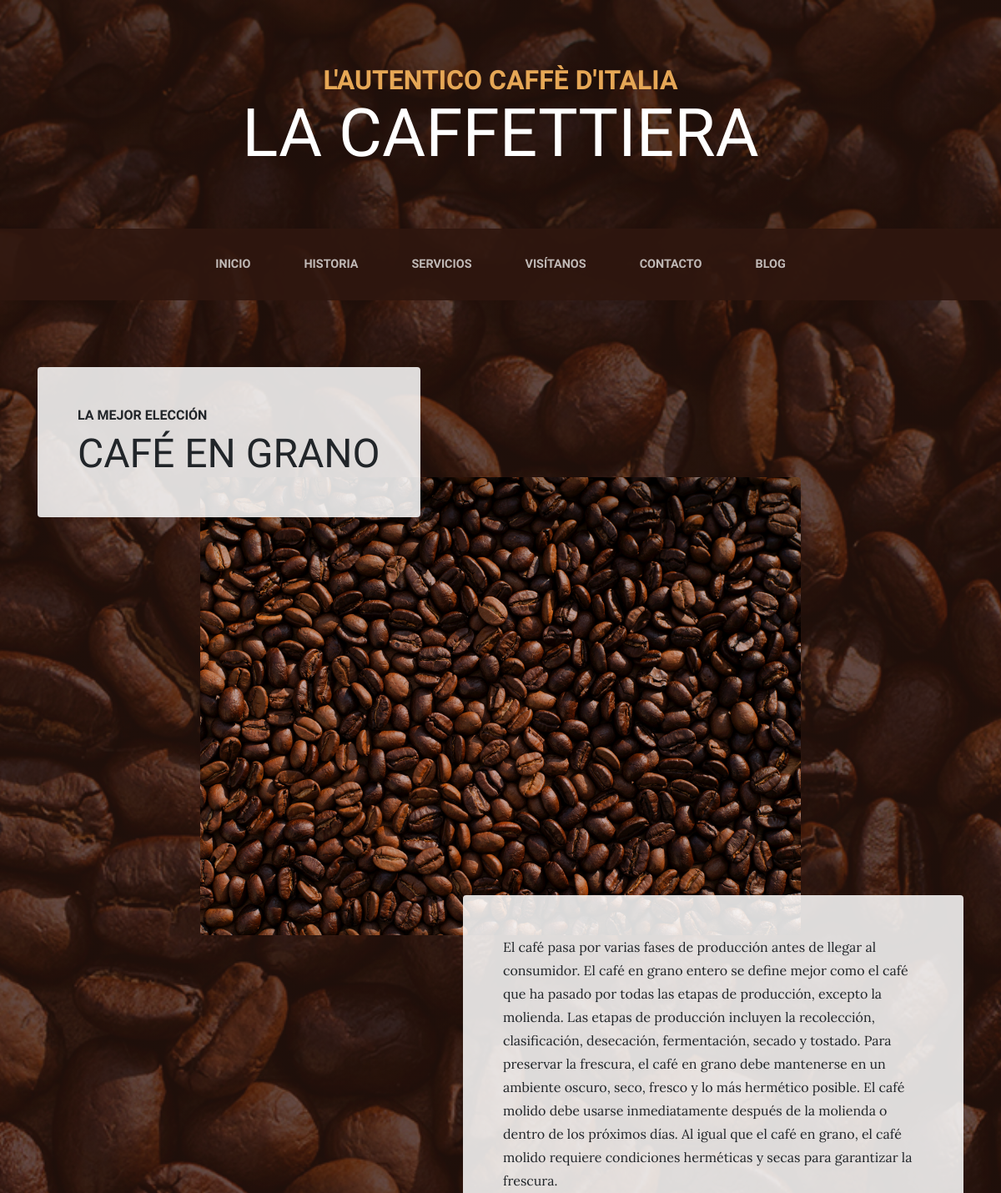
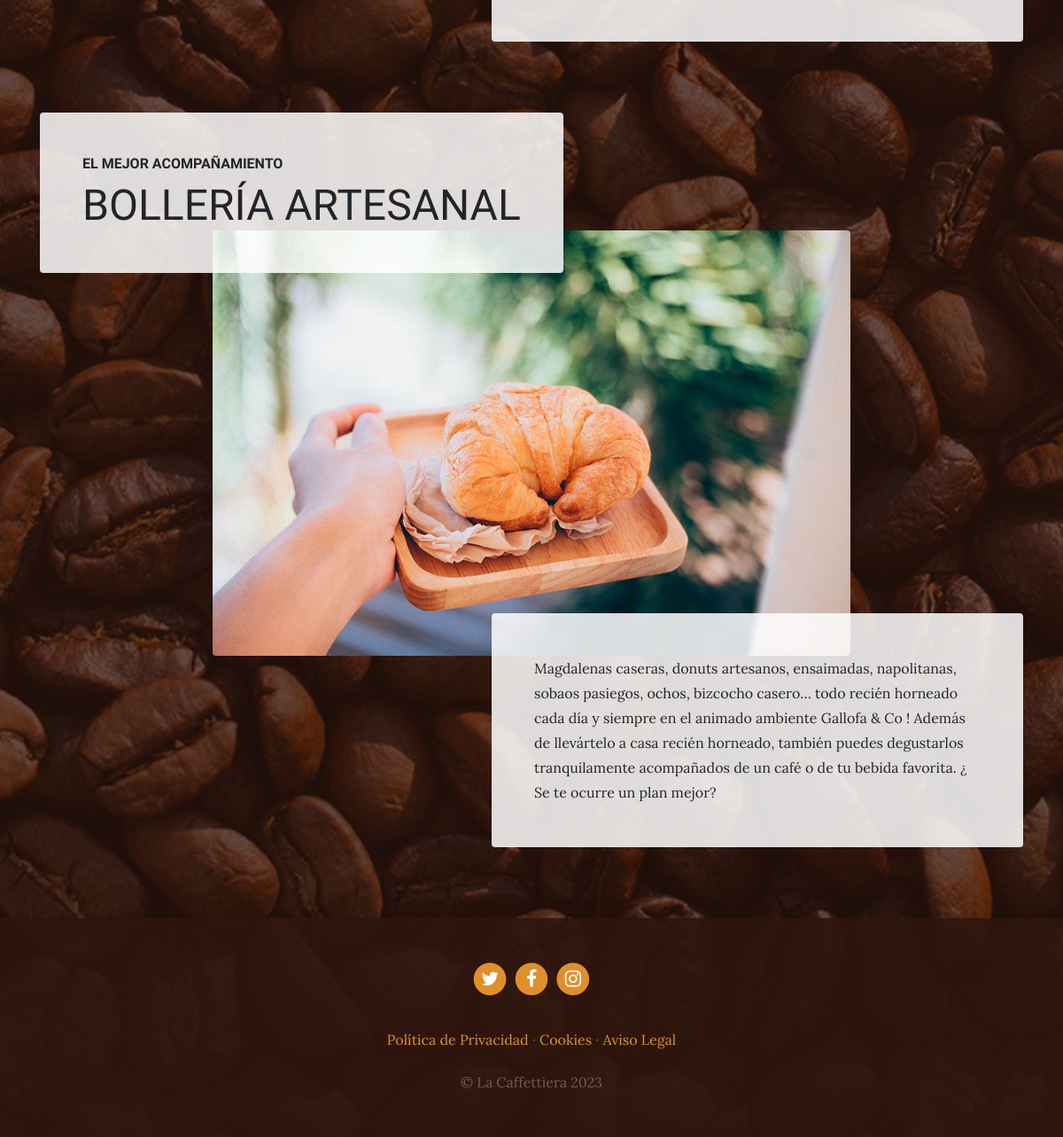
The app's page /services/services/ with its own data (2 pictures, top to bottom).
### services/models.py (models this page shows, shortened)
class Service(models.Model):
    title = models.CharField(max_length=200, verbose_name= "Título")
    subtitle = models.CharField(max_length=200,verbose_name="Subtitulo")
    content = models.TextField(verbose_name="Contenido")
    image = models.ImageField(verbose_name="Imagen", upload_to="services")
    created = models.DateTimeField(auto_now_add=True, verbose_name="Fecha de creación")
    updated = models.DateTimeField(auto_now=True, verbose_name="Fecha de actualización")
    class Meta:
        verbose_name = "servicio"
        verbose_name_plural = "servicios"
        ordering = ["-created"]

### pages/models.py (models this page shows, shortened)
class Page(models.Model):
    title = models.CharField(max_length=200,verbose_name="Título")
    content = RichTextField(verbose_name="Contenido")
    order = models.SmallIntegerField(default=0,verbose_name="Orden")
    created = models.DateTimeField(auto_now_add=True, verbose_name="Fecha de creación")
    updated = models.DateTimeField(auto_now=True, verbose_name="Fecha de actualización")
    class Meta:
        verbose_name = "página"
        verbose_name_plural = "páginas"
        ordering = ['order','title']

### services/views.py (the view)
# urls.py: path("services/", views.services, name="services"),
def services(request):
    services = Service.objects.all()
    return render(request,'services/services.html', {'services':services})

### pages/templatetags/pages_extras.py (called while the page is built)
@register.simple_tag
def get_page_list():
    pages = Page.objects.all()
    return pages

### social/processors.py (called while the page is built)
def ctx_dict(request):
    ctx = {}
    links = Link.objects.all()
    for link in links:
        ctx[link.key] = link.url
    return ctx

### services/templates/services/services.html (shortened to what this page needs)
{% extends 'core/base.html' %}
{% load static %}
{% block content %}
  {%for service in services%}
    <section class="page-section">
      <div class="container">
        <div class="product-item">
          <div class="product-item-title d-flex">
            <div class="bg-faded p-5 d-flex mr-auto rounded">
              <h2 class="section-heading mb-0">
                <span class="section-heading-upper">{{service.title}}</span>
                <span class="section-heading-lower">{{service.subtitle}}</span>
              </h2>
            </div>
          </div>
          <img class="product-item-img mx-auto d-flex rounded img-fluid mb-3 mb-lg-0" src="{{service.image.url}}" alt="">
          <div class="product-item-description d-flex ml-auto">
            <div class="bg-faded p-5 rounded">
              <p class="mb-0">{{service.content}}</p>
            </div>
          </div>
        </div>
      </div>
    </section>
  {%endfor%}
{% endblock %}

### core/templates/core/base.html (shortened to what this page needs)
<!DOCTYPE html>
<html lang="es">
  <head>
    {% load static %}
    <link href="{% static 'core/vendor/bootstrap/css/bootstrap.min.css' %}" rel="stylesheet">
    <link href="{% static 'core/vendor/font-awesome/css/font-awesome.min.css' %}" rel="stylesheet" type="text/css">
    <link href="{% static 'core/css/business-casual.css' %}" rel="stylesheet">
  </head>
  <body>
    <h1 class="site-heading text-center text-white d-none d-lg-block">
      <span class="site-heading-upper text-primary mb-3">L'autentico caffè d'italia</span>
      <span class="site-heading-lower">La Caffettiera</span>
    </h1>
    <nav class="navbar navbar-expand-lg navbar-dark py-lg-4" id="mainNav">
      <div class="container">
        <div class="collapse navbar-collapse" id="navbarResponsive">
          <ul class="navbar-nav mx-auto">
            <li class="nav-item {% if request.path == '/' %} active {% endif %} px-lg-4">
              <a class="nav-link text-uppercase text-expanded" href="{% url 'home' %}">Inicio</a>
            </li>
            <li class="nav-item {% if request.path == '/about/' %} active {% endif %}  px-lg-4">
              <a class="nav-link text-uppercase text-expanded" href="{% url 'about' %}">Historia</a>
            </li>
            <li class="nav-item {% if request.path == '/services/' %} active {% endif %}  px-lg-4">
              <a class="nav-link text-uppercase text-expanded" href="{% url 'services' %}">Servicios</a>
            </li>
            <li class="nav-item {% if request.path == '/store/' %} active {% endif %}  px-lg-4">
              <a class="nav-link text-uppercase text-expanded" href="{% url 'store' %}">Visítanos</a>
            </li>
            <li class="nav-item {% if request.path == '/contact/' %} active {% endif %}  px-lg-4">
              <a class="nav-link text-uppercase text-expanded" href="{% url 'contact' %}">Contacto</a>
            </li>
            <li class="nav-item {% if request.path|slice:":6" == '/blog/' %} active {% endif %}  px-lg-4">
              <a class="nav-link text-uppercase text-expanded" href="{% url 'blog' %}">Blog</a>
            </li>
          </ul>
        </div>
      </div>
    </nav>
    {% block content %} {% endblock %}
    <footer class="footer text-faded text-center py-5">
      <div class="container">
        <p class="m-0">
          {% if LINK_TWITTER %}
            <a href="{{LINK_TWITTER}}" class="link">
              <span class="fa-stack fa-lg">
                <i class="fa fa-circle fa-stack-2x"></i>
                <i class="fa fa-twitter fa-stack-1x fa-inverse"></i>
              </span>
            </a>
          {% endif %}
          {% if LINK_FACEBOOK %}
            <a href="{{LINK_FACEBOOK}}" class="link">
              <span class="fa-stack fa-lg">
                <i class="fa fa-circle fa-stack-2x"></i>
                <i class="fa fa-facebook fa-stack-1x fa-inverse"></i>
              </span>
            </a>
          {% endif %}
          {% if LINK_INSTAGRAM %}
            <a href="{{LINK_INSTAGRAM}}" class="link">
              <span class="fa-stack fa-lg">
                <i class="fa fa-circle fa-stack-2x"></i>
                <i class="fa fa-instagram fa-stack-1x fa-inverse"></i>
              </span>
            </a>
          {% endif %}
	    </p>
        <p class="m-0 mbt">
          {% load pages_extras %}
          {% get_page_list as page_list %}
          {% for page in page_list %}
            <a href="{% url 'page' page.id page.title|slugify %}" class="link">{{page.title}}</a> {% if not forloop.last%}·{%endif%}
          {% endfor %}
		    </p>
        <p class="m-0 mbt1">&copy; La Caffettiera 2023</p>
      </div>
	</footer>
  </body>
</html>

### core/static/core/css/business-casual.css (style rules this page uses)
body { font-family: 'Lora'; background: linear-gradient(rgba(47, 23, 15, 0.65), rgba(47, 23, 15, 0.65)), url("../img/bg.jpg"); background-attachment: fixed; background-position: center; background-size: cover; }
h1, h2, h3, h4, h5, h6 { font-family: 'Raleway'; }
p { line-height: 1.75; }
.text-faded { color: rgba(255, 255, 255, 0.3); }
.site-heading { margin-top: 5rem; margin-bottom: 5rem; text-transform: uppercase; line-height: 1; font-family: 'Raleway'; }
.site-heading .site-heading-upper { display: block; font-size: 2rem; font-weight: 800; }
.site-heading .site-heading-lower { font-size: 5rem; font-weight: 100; line-height: 4rem; }
.page-section { margin-top: 5rem; margin-bottom: 5rem; }
.section-heading { text-transform: uppercase; }
.section-heading .section-heading-upper { display: block; font-size: 1rem; font-weight: 800; padding-bottom:.5rem; }
.section-heading .section-heading-lower { display: block; font-size: 3rem; font-weight: 100; }
.bg-faded { background-color: rgba(255, 255, 255, 0.85); }
#mainNav { background-color: rgba(47, 23, 15, 0.9); font-family: 'Raleway'; }
#mainNav .navbar-nav .nav-item .nav-link { color: rgba(255, 255, 255, 0.7); font-weight: 800; }
@media (min-width: 992px) { #mainNav .navbar-nav .nav-item .nav-link { font-size: 0.9rem; } }
@media (min-width: 992px) { .product-item .product-item-title { position: relative; z-index: 1; margin-bottom: -3rem; } }
@media (min-width: 992px) { .product-item .product-item-img { position: relative; z-index: 0; max-width: 60vw; } }
@media (min-width: 992px) { .product-item .product-item-description { position: relative; z-index: 1; margin-top: -3rem; max-width: 50vw; } }
.footer { background-color: rgba(47, 23, 15, 0.9); }
.text-primary { color: #e6a756 !important; }
.mbt { padding-top: 2rem; }
.mbt1 { padding-top: 1.25rem; }
a.link { color: #df902a; }

### records on screen
Service: title "LA MEJOR ELECCIÓN", subtitle "CAFÉ EN GRANO", image (picture), content "El café pasa por varias fases de producción antes de llegar al consumidor. El café en grano entero se define mejor como el café que ha pasado por todas las etapas de producción, excepto la molienda. Las etapas de producción incluyen la recolección, clasificación, desecación, fermentación, secado y tostado. Para preservar la frescura, el café en grano debe mantenerse en un ambiente oscuro, seco, fresco y lo más hermético posible. El café molido debe usarse inmediatamente después de la molienda o dentro de los próximos días. Al igual que el café en grano, el café molido requiere condiciones herméticas y secas para garantizar la frescura."
Service: title "EL MEJOR ACOMPAÑAMIENTO", subtitle "BOLLERÍA ARTESANAL", image (picture), content "Magdalenas caseras, donuts artesanos, ensaimadas, napolitanas, sobaos pasiegos, ochos, bizcocho casero… todo recién horneado cada día y siempre en el animado ambiente Gallofa & Co ! Además de llevártelo a casa recién horneado, también puedes degustarlos tranquilamente acompañados de un café o de tu bebida favorita. ¿ Se te ocurre un plan mejor?"
Page: title "Política de Privacidad"
Page: title "Cookies"
Page: title "Aviso Legal"
